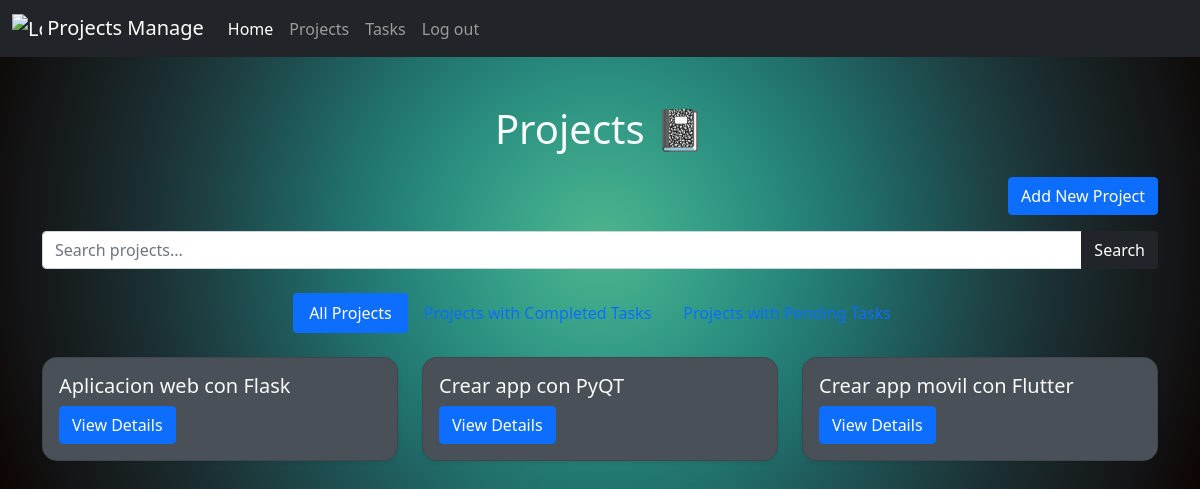
The page /projects/ on the database as committed earlier.
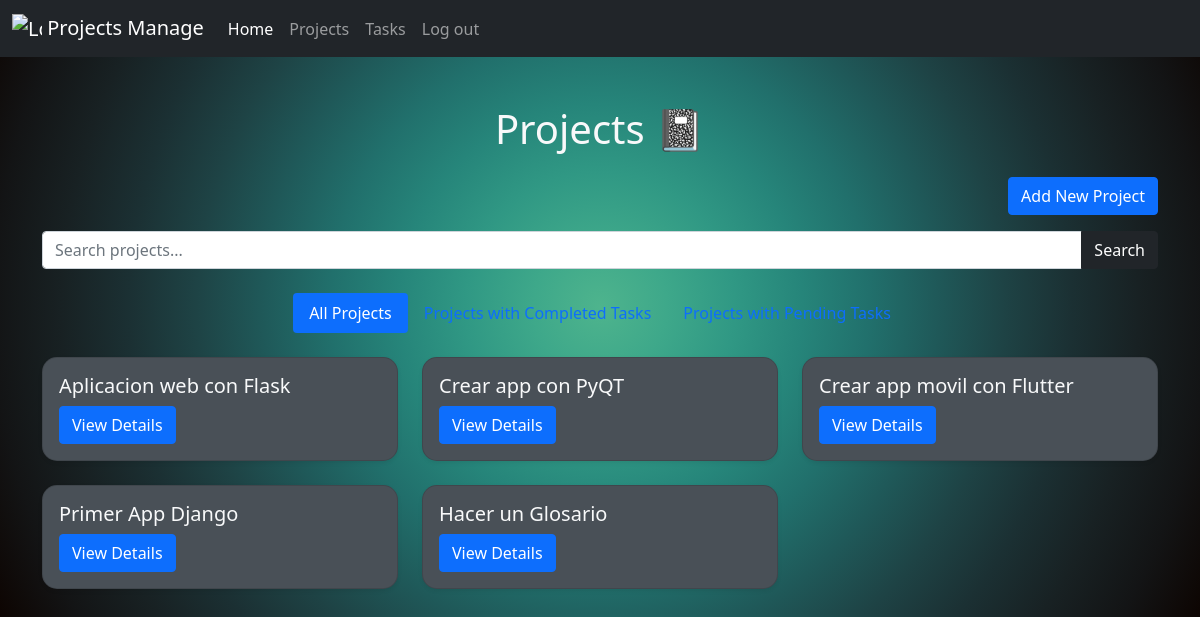
The same page on the database as committed later.
### myapp/models.py (models this page shows, shortened)
class Project(models.Model):
    name = models.CharField(max_length=100)

### myapp/views.py (the view)
# urls.py: path('projects/', views.projects_view,name = 'projects'), # http://localhost:8000/projects
def projects_view(request):
    search_query = request.GET.get('search', '')
    status_filter = request.GET.get('status', 'all')
    projects = Project.objects.filter(name__icontains=search_query)
    if status_filter == 'with_completed_tasks':
        projects = projects.filter(task__done=True).distinct()
    elif status_filter == 'with_pending_tasks':
        projects = projects.filter(task__done=False).distinct()
    return render(request, 'projects.html', {
        'projects': projects,
        'active_filter': status_filter
    })

### myapp/templates/projects.html
{% extends "layout/base.html" %}
{% block content %}
<div class="container mt-5">
    <h1 class="mb-4 text-center">Projects 📓</h1>
    <div class="d-flex justify-content-end mb-3">
        <a href="{% url 'create_project' %}" class="btn btn-primary">Add New Project</a>
    </div>
    <div class="mb-4">
        <form method="get" action="{% url 'projects' %}">
            <div class="input-group">
                <input type="text" class="form-control" name="search" placeholder="Search projects..." value="{{ request.GET.search }}">
                <button class="btn btn-dark" type="submit">Search</button>
            </div>
        </form>
    </div>
    <div class="mb-4">
        <ul class="nav nav-pills justify-content-center">
            <li class="nav-item">
                <a class="nav-link {% if active_filter == 'all' %}active{% endif %}" href="{% url 'projects' %}?status=all">All Projects</a>
            </li>
            <li class="nav-item">
                <a class="nav-link {% if active_filter == 'with_completed_tasks' %}active{% endif %}" href="{% url 'projects' %}?status=with_completed_tasks">Projects with Completed Tasks</a>
            </li>
            <li class="nav-item">
                <a class="nav-link {% if active_filter == 'with_pending_tasks' %}active{% endif %}" href="{% url 'projects' %}?status=with_pending_tasks">Projects with Pending Tasks</a>
            </li>
        </ul>
    </div>
    <div class="row">
        {% for project in projects %}
            <div class="col-md-4 mb-4">
                <div class="card shadow-sm">
                    <div class="card-body">
                        <h5 class="card-title">{{ project.name }}</h5>
                        <a href="{% url 'project_detail' project.id %}" class="btn btn-primary">View Details</a>
                    </div>
                </div>
            </div>
        {% endfor %}
    </div>
</div>
{% endblock %}

Rows that differ between the two databases and show on the page:
added Project: name "Primer App Django"
added Project: name "Hacer un Glosario"
